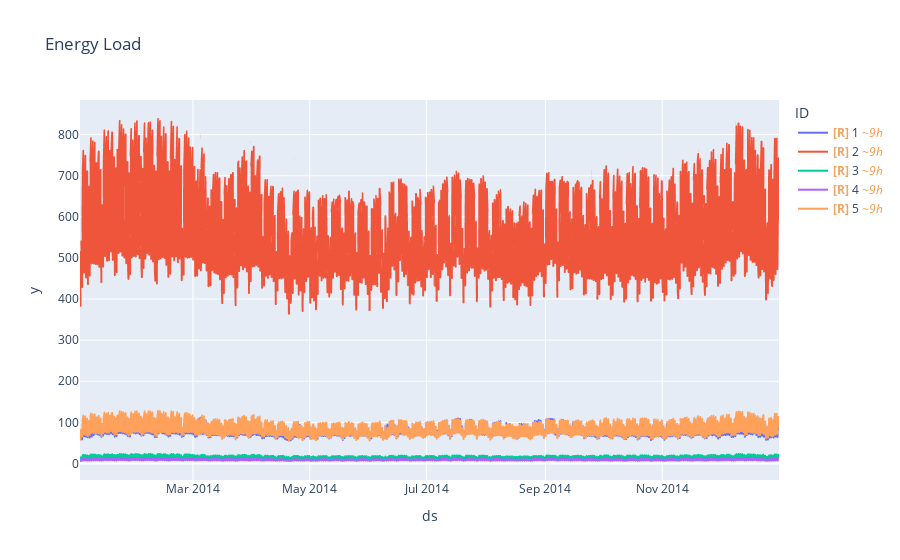

This figure's notebook cell:
### Code cell
fig = px.line(df, x="ds", y="y", color="ID", title="Energy Load")
fig.show()

### Figure 1 — Plotly figure (JSON) as saved in the notebook; plotly's stock layout.template omitted (floating-point values rounded to 4 significant figures; data arrays with more than 128 entries replaced by an {"elided": "..."} marker saying what was removed)
{"data": [{"hovertemplate": "ID=1<br>ds=%{x}<br>y=%{y}<extra></extra>", "legendgroup": "1", "line": {"color": "#636efa", "dash": "solid"}, "marker": {"symbol": "circle"}, "mode": "lines", "name": "<b style=\"color:sandybrown\">[R]</b> 1 <i style=\"color:#fc9944\">~9h</i>", "showlegend": true, "type": "scattergl", "uid": "b780875c-4e6f-4865-9ba5-d2160c49ab8d", "x": {"elided": "1000 str values"}, "xaxis": "x", "y": {"elided": "1000 float values"}, "yaxis": "y"}, {"hovertemplate": "ID=2<br>ds=%{x}<br>y=%{y}<extra></extra>", "legendgroup": "2", "line": {"color": "#EF553B", "dash": "solid"}, "marker": {"symbol": "circle"}, "mode": "lines", "name": "<b style=\"color:sandybrown\">[R]</b> 2 <i style=\"color:#fc9944\">~9h</i>", "showlegend": true, "type": "scattergl", "uid": "218cc268-305f-4819-b1d2-d6b9a9fba128", "x": {"elided": "1000 str values"}, "xaxis": "x", "y": {"elided": "1000 float values"}, "yaxis": "y"}, {"hovertemplate": "ID=3<br>ds=%{x}<br>y=%{y}<extra></extra>", "legendgroup": "3", "line": {"color": "#00cc96", "dash": "solid"}, "marker": {"symbol": "circle"}, "mode": "lines", "name": "<b style=\"color:sandybrown\">[R]</b> 3 <i style=\"color:#fc9944\">~9h</i>", "showlegend": true, "type": "scattergl", "uid": "2e007b4f-7566-4fd2-a9de-b7c8682b0ed8", "x": {"elided": "1000 str values"}, "xaxis": "x", "y": {"elided": "1000 float values"}, "yaxis": "y"}, {"hovertemplate": "ID=4<br>ds=%{x}<br>y=%{y}<extra></extra>", "legendgroup": "4", "line": {"color": "#ab63fa", "dash": "solid"}, "marker": {"symbol": "circle"}, "mode": "lines", "name": "<b style=\"color:sandybrown\">[R]</b> 4 <i style=\"color:#fc9944\">~9h</i>", "showlegend": true, "type": "scattergl", "uid": "cb04e687-f5c6-47f7-a7ba-3f3feb27bd29", "x": {"elided": "1000 str values"}, "xaxis": "x", "y": {"elided": "1000 float values"}, "yaxis": "y"}, {"hovertemplate": "ID=5<br>ds=%{x}<br>y=%{y}<extra></extra>", "legendgroup": "5", "line": {"color": "#FFA15A", "dash": "solid"}, "marker": {"symbol": "circle"}, "mode": "lines", "name": "<b style=\"color:sandybrown\">[R]</b> 5 <i style=\"color:#fc9944\">~9h</i>", "showlegend": true, "type": "scattergl", "uid": "51adeb34-37e1-4aaf-ac2e-8420284f4bea", "x": {"elided": "1000 str values"}, "xaxis": "x", "y": {"elided": "1000 float values"}, "yaxis": "y"}], "layout": {"legend": {"title": {"text": "ID"}, "tracegroupgap": 0}, "title": {"text": "Energy Load"}, "xaxis": {"anchor": "y", "domain": [0, 1], "title": {"text": "ds"}}, "yaxis": {"anchor": "x", "domain": [0, 1], "title": {"text": "y"}}}}
